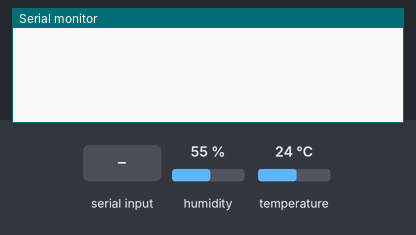
Simulated run of this sketch. Board: Arduino Uno, built with avr-gcc and run on an emulated ATmega328P. On the bench: the last lines printed to the serial monitor. The test bench sets the inputs (shaded band); at power-on: humidity 55 %, temperature 24 °C.

Above: at 1.2 s.
1.3 s: "T" received over Serial
At 3.1 s:
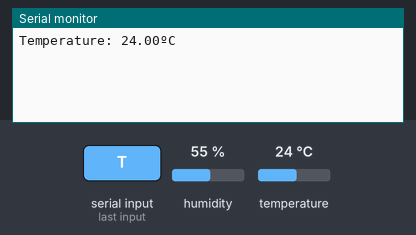
3.5 s: "H" received over Serial
At 5.5 s:
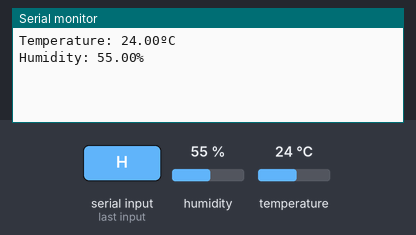

The sketch:

Button_Press.ino
```cpp
#include "DHT.h"
#define DHT11PIN 4

DHT dht(DHT11PIN, DHT11);
void setup()
{

  Serial.begin(115200);
  dht.begin();
}

void loop()
{
  float humi = dht.readHumidity();
  float temp = dht.readTemperature();
  if (Serial.available())
  {
    while (Serial.available())
    {
      char c = Serial.read();

      if (c  == 'T')
      {
        Serial.print("Temperature: ");
        Serial.print(temp);
        Serial.println("ºC ");
      }
      else if (c == 'H')
      {

        Serial.print("Humidity: ");
        Serial.print(humi);
        Serial.println("%");
      }
    }
  }
  delay(1000);
}
```

Measured:
- after the input at 1.3 s, the serial monitor: prints a new line after 0.75 s (image 1)
- after the input at 3.5 s, the serial monitor: prints a new line after 0.57 s (image 2)
